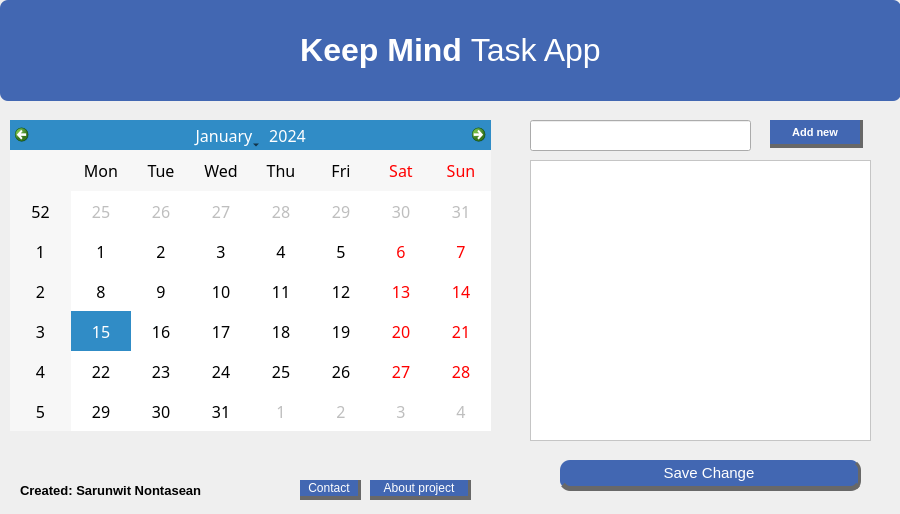
<?xml version="1.0" encoding="UTF-8"?>
<ui version="4.0">
 <class>Form</class>
 <widget class="QWidget" name="Form">
  <property name="geometry">
   <rect>
    <x>0</x>
    <y>0</y>
    <width>900</width>
    <height>514</height>
   </rect>
  </property>
  <property name="windowTitle">
   <string>KeepMind | Task App</string>
  </property>
  <widget class="QCalendarWidget" name="calendarWidget">
   <property name="geometry">
    <rect>
     <x>10</x>
     <y>120</y>
     <width>481</width>
     <height>311</height>
    </rect>
   </property>
   <property name="font">
    <font>
     <family>Krub</family>
     <pointsize>12</pointsize>
     <weight>50</weight>
     <italic>false</italic>
     <bold>false</bold>
    </font>
   </property>
   <property name="styleSheet">
    <string notr="true">font:12pt;
</string>
   </property>
  </widget>
  <widget class="QListWidget" name="tasksListWidget">
   <property name="geometry">
    <rect>
     <x>530</x>
     <y>160</y>
     <width>341</width>
     <height>281</height>
    </rect>
   </property>
   <property name="styleSheet">
    <string notr="true">background-color: rgb(255, 255, 255);
color: rgb(0, 0, 0);
font:12pt;</string>
   </property>
   <property name="iconSize">
    <size>
     <width>32</width>
     <height>32</height>
    </size>
   </property>
  </widget>
  <widget class="QPushButton" name="saveButton">
   <property name="geometry">
    <rect>
     <x>560</x>
     <y>460</y>
     <width>301</width>
     <height>31</height>
    </rect>
   </property>
   <property name="font">
    <font>
     <pointsize>11</pointsize>
     <weight>50</weight>
     <italic>false</italic>
     <bold>false</bold>
    </font>
   </property>
   <property name="styleSheet">
    <string notr="true">QPushButton{
border-radius:10px;
background-color:#4267B2;
color:white;
font:11pt;
border-left: none;
border-right: 3px solid rgb(104, 104, 104);
border-bottom: 5px solid rgb(104, 104, 104);
}

QPushButton:hover{
background-color:rgb(51, 80, 139);
border-left: none;
border-right: 3.5px solid rgb(104, 104, 104);
border-bottom: 4.5px solid rgb(104, 104, 104);
}

QPushButton:pressed{
background-color: rgb(0, 86, 129);
border-bottom: none;
}</string>
   </property>
   <property name="text">
    <string>Save Change</string>
   </property>
  </widget>
  <widget class="QPushButton" name="addButton">
   <property name="geometry">
    <rect>
     <x>770</x>
     <y>120</y>
     <width>93</width>
     <height>28</height>
    </rect>
   </property>
   <property name="font">
    <font>
     <pointsize>8</pointsize>
     <weight>75</weight>
     <bold>true</bold>
    </font>
   </property>
   <property name="styleSheet">
    <string notr="true">QPushButton{
background-color:#4267B2;
border: none;
color:white;
border-left: none;
border-right: 2.5px solid rgb(104, 104, 104);
border-bottom: 4px solid rgb(104, 104, 104);

}

QPushButton:hover{
background-color:rgb(51, 80, 139);
border-left: none;
border-right: 2px solid rgb(104, 104, 104);
border-bottom: 4px solid rgb(104, 104, 104);
}

QPushButton:pressed{
background-color: rgb(0, 86, 129);
border-bottom: none;
}</string>
   </property>
   <property name="text">
    <string>Add new</string>
   </property>
  </widget>
  <widget class="QLabel" name="label">
   <property name="geometry">
    <rect>
     <x>0</x>
     <y>0</y>
     <width>901</width>
     <height>101</height>
    </rect>
   </property>
   <property name="styleSheet">
    <string notr="true">font-size : 24pt;
background-color:#4267B2;
color:white;
border-radius:8px;</string>
   </property>
   <property name="text">
    <string>&lt;html&gt;&lt;head/&gt;&lt;body&gt;&lt;p&gt;&lt;span style=&quot; font-weight:600;&quot;&gt;Keep Mind &lt;/span&gt;Task App&lt;/p&gt;&lt;/body&gt;&lt;/html&gt;</string>
   </property>
   <property name="alignment">
    <set>Qt::AlignCenter</set>
   </property>
  </widget>
  <widget class="QLineEdit" name="taskLineEdit">
   <property name="geometry">
    <rect>
     <x>530</x>
     <y>120</y>
     <width>221</width>
     <height>31</height>
    </rect>
   </property>
   <property name="styleSheet">
    <string notr="true">font:12pt;</string>
   </property>
  </widget>
  <widget class="QLabel" name="label_2">
   <property name="geometry">
    <rect>
     <x>20</x>
     <y>480</y>
     <width>271</width>
     <height>21</height>
    </rect>
   </property>
   <property name="font">
    <font>
     <family>MS Shell Dlg 2</family>
     <pointsize>10</pointsize>
     <weight>75</weight>
     <bold>true</bold>
    </font>
   </property>
   <property name="text">
    <string>Created: Sarunwit Nontasean</string>
   </property>
  </widget>
  <widget class="QPushButton" name="contactButton">
   <property name="geometry">
    <rect>
     <x>300</x>
     <y>480</y>
     <width>61</width>
     <height>20</height>
    </rect>
   </property>
   <property name="styleSheet">
    <string notr="true">QPushButton{
background-color:#4267B2;
border: none;
color:white;
border-left: none;
border-right: 2.5px solid rgb(104, 104, 104);
border-bottom: 4px solid rgb(104, 104, 104);

}

QPushButton:hover{
background-color:rgb(51, 80, 139);
border-left: none;
border-right: 2px solid rgb(104, 104, 104);
border-bottom: 4px solid rgb(104, 104, 104);
}

QPushButton:pressed{
background-color: rgb(0, 86, 129);
border-bottom: none;
}</string>
   </property>
   <property name="text">
    <string>Contact</string>
   </property>
  </widget>
  <widget class="QPushButton" name="aboutButton">
   <property name="geometry">
    <rect>
     <x>370</x>
     <y>480</y>
     <width>101</width>
     <height>20</height>
    </rect>
   </property>
   <property name="styleSheet">
    <string notr="true">QPushButton{
background-color:#4267B2;
border: none;
color:white;
border-left: none;
border-right: 2.5px solid rgb(104, 104, 104);
border-bottom: 4px solid rgb(104, 104, 104);

}

QPushButton:hover{
background-color:rgb(51, 80, 139);
border-left: none;
border-right: 2px solid rgb(104, 104, 104);
border-bottom: 4px solid rgb(104, 104, 104);
}

QPushButton:pressed{
background-color: rgb(0, 86, 129);
border-bottom: none;
}</string>
   </property>
   <property name="text">
    <string>About project</string>
   </property>
  </widget>
 </widget>
 <resources/>
 <connections/>
</ui>
